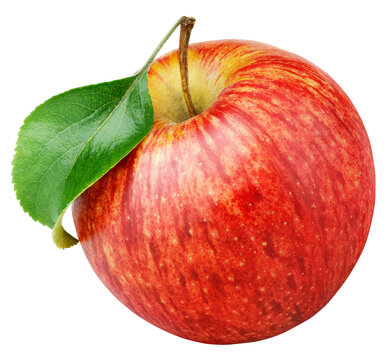
#> input picture Dataset Project/Apple/Fresh/apple_fresh_001.jpg (1).jpg, 390 x 360 px, found by its file name; its folder holds only this picture in this run
$ jupyter execute --allow-errors 'UTSPengolahanCitra (2).ipynb'
#> lines starting #> are read from the running program, lines starting #| are printed output that depends on the picture; after the words box and inside, x2 and y2 are one past the last pixel; in counts of white or black regions, pixels touching at a corner belong together
[cell 1]
from google.colab import drive
drive.mount('/content/drive')

# PIPELINE JURNAL

[cell 2]
#@title Import Library
import cv2
import numpy as np
import os
from google.colab.patches import cv2_imshow

[cell 3]
#@title Fungsi Load & Validasi Citra
def load_image(image_path):
    img = cv2.imread(image_path)
    if img is None:
        print("Gambar tidak ditemukan / bukan gambar")
    return img

[cell 4]
#@title Preprocessing (BGR → HSV)
def convert_to_hsv(img):
    hsv = cv2.cvtColor(img, cv2.COLOR_BGR2HSV)
    return hsv

[cell 5]
#@title Segmentasi Warna (Masking)
def masking_hsv(hsv):
    mask_green = cv2.inRange(hsv, np.array([35, 40, 40]), np.array([85, 255, 255]))
    mask_yellow = cv2.inRange(hsv, np.array([20, 40, 40]), np.array([34, 255, 255]))
    mask_red = cv2.inRange(hsv, np.array([0, 40, 40]), np.array([10, 255, 255])) + \
               cv2.inRange(hsv, np.array([160, 40, 40]), np.array([180, 255, 255]))

    return mask_green, mask_yellow, mask_red

[cell 6]
#@title Ekstraksi Fitur (Hitung Piksel)
def hitung_piksel(mask_green, mask_yellow, mask_red):
    count_g = np.sum(mask_green == 255)
    count_y = np.sum(mask_yellow == 255)
    count_r = np.sum(mask_red == 255)
    total = count_g + count_y + count_r

    return count_g, count_y, count_r, total

[cell 7]
#@title Hitung Persentase
def hitung_persentase(count_g, count_y, count_r, total):
    per_g = count_g / total if total > 0 else 0
    per_y = count_y / total if total > 0 else 0
    per_r = count_r / total if total > 0 else 0

    return per_g, per_y, per_r

[cell 8]
#@title Klasifikasi
def klasifikasi(per_g, per_y, per_r):
    if per_g > 0.5:
        return "Belum Matang"
    elif per_y > 0.6:
        return "Setengah Matang"
    else:
        return "Matang"

[cell 9]
#@title Pipeline Satu Gambar
def proses_satu_gambar(image_path):
    img = load_image(image_path)
    if img is None:
        return None, None

    hsv = convert_to_hsv(img)
    mask_g, mask_y, mask_r = masking_hsv(hsv)
    count_g, count_y, count_r, total = hitung_piksel(mask_g, mask_y, mask_r)
    per_g, per_y, per_r = hitung_persentase(count_g, count_y, count_r, total)
    hasil = klasifikasi(per_g, per_y, per_r)

    return hasil, img

[cell 10]
#@title Proses Seluruh Dataset
def proses_dataset(base_path):
    kategori_folder = ['Fresh', 'Rotten']
    statistik = {'total': 0, 'benar': 0}

    print(f"{'File':<30} | {'Aktual':<10} | {'Prediksi':<15} | {'Status'}")
    print("-" * 70)

    for kat in kategori_folder:
        folder_path = os.path.join(base_path, kat)
        if not os.path.exists(folder_path):
            continue

        for file_name in os.listdir(folder_path):
            full_path = os.path.join(folder_path, file_name)

            if os.path.isfile(full_path):
                hasil = proses_satu_gambar(full_path)
#> in load_image, img is the input picture: shape (360, 390, 3); mean B, G, R 142.6, 164.6, 222
#> in masking_hsv, `mask_green = cv2.inRange(hsv, np.array([35, 40, 40]), np.array([85, 25..`:
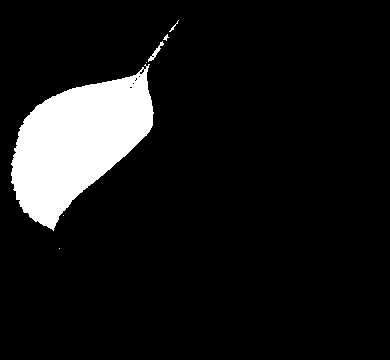
#> mask_green: shape (360, 390); 9.5% white; 7 white regions (4 under 20 px), largest, box (x1, y1, x2, y2) and area: (11, 64, 154, 231) 13279, (148, 41, 164, 62) 81, (169, 20, 179, 32) 22
#> in masking_hsv, `mask_yellow = cv2.inRange(hsv, np.array([20, 40, 40]), np.array([34, 2..`:
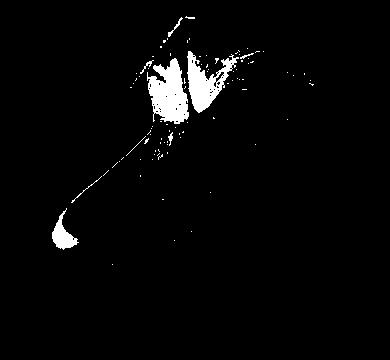
#> mask_yellow: shape (360, 390); 2.9% white; 94 white regions (85 under 20 px), largest, box (x1, y1, x2, y2) and area: (147, 58, 189, 124) 1767, (187, 51, 239, 113) 1350, (52, 208, 79, 250) 459
#> in masking_hsv, `mask_red = cv2.inRange(hsv, np.array([0, 40, 40]), np.array([10, 255, ..`:
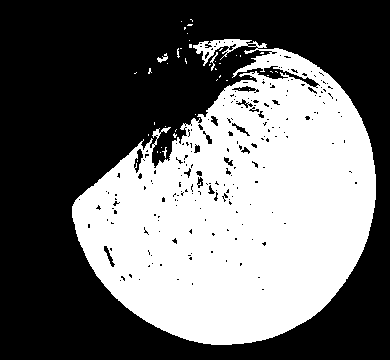
#> mask_red: shape (360, 390); 42.1% white; 43 white regions (39 under 20 px), largest, box (x1, y1, x2, y2) and area: (72, 39, 376, 345) 58844, (157, 53, 168, 63) 47, (210, 52, 218, 71) 40, (162, 147, 167, 158) 21
#> in hitung_piksel, `count_g = np.sum(mask_green == 255)`: count_g = 13404
#> in hitung_piksel, `count_y = np.sum(mask_yellow == 255)`: count_y = 4021
#> in hitung_piksel, `count_r = np.sum(mask_red == 255)`: count_r = 59100
#> in hitung_piksel, `total = count_g + count_y + count_r`: total = 76525
#> in proses_satu_gambar, `count_g, count_y, count_r, total = hitung_piksel(mask_g, mask_y, mask_r)`: count_g = 13404; count_y = 4021; count_r = 59100; total = 76525
#> in hitung_persentase, `per_g = count_g / total if total > 0 else 0`: per_g = 0.175
#> in hitung_persentase, `per_y = count_y / total if total > 0 else 0`: per_y = 0.0525
#> in hitung_persentase, `per_r = count_r / total if total > 0 else 0`: per_r = 0.772
#> in proses_satu_gambar, `per_g, per_y, per_r = hitung_persentase(count_g, count_y, count_r, tot..`: per_g = 0.175; per_y = 0.0525; per_r = 0.772
#> in proses_satu_gambar, `hasil = klasifikasi(per_g, per_y, per_r)`: hasil = 'Matang'

                if hasil is not None:
                    prediksi, _ = hasil
#> prediksi = 'Matang'

                    aktual = "Matang" if kat == "Fresh" else "Busuk/Belum Matang"
                    is_correct = "Lolos" if prediksi == "Matang" and kat == "Fresh" else "Gagal"
#> is_correct = 'Lolos'

                    if is_correct == "Lolos":
                        statistik['benar'] += 1

                    statistik['total'] += 1

                    print(f"{file_name[:30]:<30} | {kat:<10} | {prediksi:<15} | {is_correct}")
#| apple_fresh_001.jpg (1).jpg    | Fresh      | Matang          | Lolos

    akurasi = (statistik['benar'] / statistik['total']) * 100 if statistik['total'] > 0 else 0

    print("-" * 70)
    print(f"Total Data : {statistik['total']}")
    print(f"Benar      : {statistik['benar']}")
    print(f"Akurasi    : {akurasi:.2f}%")

[cell 11]
dataset_root = '/content/drive/MyDrive/Apple/'
proses_dataset(dataset_root)

[cell 12]
#@title pipeline full
import cv2
import numpy as np
import os
from google.colab.patches import cv2_imshow

def identifikasi_tunggal(image_path):
    """Fungsi inti untuk memproses satu gambar (Metode HSV Masking)"""
    img = cv2.imread(image_path)
    # Jika cv2.imread gagal membaca file (bukan gambar), ia akan mengembalikan None
    if img is None: return None, None

    # 2. Preprocessing & Transformasi
    hsv = cv2.cvtColor(img, cv2.COLOR_BGR2HSV)

    # 3. Segmentasi (Masking)
    mask_green = cv2.inRange(hsv, np.array([35, 40, 40]), np.array([85, 255, 255]))
    mask_yellow = cv2.inRange(hsv, np.array([20, 40, 40]), np.array([34, 255, 255]))
    mask_red = cv2.inRange(hsv, np.array([0, 40, 40]), np.array([10, 255, 255])) + \
               cv2.inRange(hsv, np.array([160, 40, 40]), np.array([180, 255, 255]))

    # 4. Ekstraksi Fitur (Hitung Piksel)
    count_g = np.sum(mask_green == 255)
    count_y = np.sum(mask_yellow == 255)
    count_r = np.sum(mask_red == 255)
    total_pixel = count_g + count_y + count_r

    # 5. Hitung Persentase
    per_g = count_g / total_pixel if total_pixel > 0 else 0
    per_y = count_y / total_pixel if total_pixel > 0 else 0
    per_r = count_r / total_pixel if total_pixel > 0 else 0

    # 6. Klasifikasi
    if per_g > 0.5:
        return "Belum Matang", img
    elif per_y > 0.6:
        return "Setengah Matang" , img
    else:
        return "Matang", img

# --- BAGIAN BARU: PEMROSESAN BANYAK DATASET ---

def proses_seluruh_dataset(base_path):
    # Struktur folder diharapkan: /Apple/Fresh/ dan /Apple/Rotten/
    kategori_folder = ['Fresh', 'Rotten']
    statistik = {'total': 0, 'benar': 0}
    total_files_in_folders = 0
    processed_files_count = 0

    print(f"{'File':<30} | {'Aktual':<10} | {'Prediksi':<15} | {'Status'}")
    print("-" * 70)

    for kat in kategori_folder:
        folder_path = os.path.join(base_path, kat)
        if not os.path.exists(folder_path): continue

        files_in_current_folder = os.listdir(folder_path)
        total_files_in_folders += len(files_in_current_folder)

        for file_name in files_in_current_folder:
            full_path = os.path.join(folder_path, file_name)

            # PERUBAHAN DI SINI:
            # Mengecek apakah path adalah file (bukan folder) tanpa filter ekstensi
            if os.path.isfile(full_path):
                # Jalankan deteksi
                hasil = identifikasi_tunggal(full_path)
#> in identifikasi_tunggal, `count_g = np.sum(mask_green == 255)`: count_g = 13404
#> in identifikasi_tunggal, `count_y = np.sum(mask_yellow == 255)`: count_y = 4021
#> in identifikasi_tunggal, `count_r = np.sum(mask_red == 255)`: count_r = 59100
#> in identifikasi_tunggal, `total_pixel = count_g + count_y + count_r`: total_pixel = 76525
#> in identifikasi_tunggal, `per_g = count_g / total_pixel if total_pixel > 0 else 0`: per_g = 0.175
#> in identifikasi_tunggal, `per_y = count_y / total_pixel if total_pixel > 0 else 0`: per_y = 0.0525
#> in identifikasi_tunggal, `per_r = count_r / total_pixel if total_pixel > 0 else 0`: per_r = 0.772

                # Cek jika file tersebut berhasil dibaca sebagai gambar
                if hasil is not None:
                    prediksi, _ = hasil
#> prediksi = 'Matang'
                    processed_files_count += 1

                    # Logika Validasi untuk Akurasi
                    aktual = "Matang" if kat == "Fresh" else "Busuk/Belum Matang"
                    is_correct = "Lolos" if prediksi == "Matang" and kat == "Fresh" else "Gagal"
#> is_correct = 'Lolos'

                    if is_correct == "Lolos": statistik['benar'] += 1
                    statistik['total'] += 1

                    print(f"{file_name[:30]:<30} | {kat:<10} | {prediksi:<15} | {is_correct}")
#| apple_fresh_001.jpg (1).jpg    | Fresh      | Matang          | Lolos

    # Output Statistik Akhir untuk Laporan
    akurasi = (statistik['benar'] / statistik['total']) * 100 if statistik['total'] > 0 else 0
    print("-" * 70)
    print(f"Total file yang Ditemukan: {total_files_in_folders}")
    print(f"Total file Gambar yang Diproses: {processed_files_count}")
    print(f"Total Data Diuji : {statistik['total']}")
    print(f"Total Benar      : {statistik['benar']}")
    print(f"Akurasi Sistem   : {akurasi:.2f}%")

# Jalankan Pipeline
dataset_root = '/content/drive/MyDrive/Apple/'
proses_seluruh_dataset(dataset_root)

# PIPELINE MODIFIKASI JURNAL

[cell 13]
import cv2
import numpy as np
import os
import matplotlib.pyplot as plt
from sklearn.model_selection import train_test_split

[cell 14]
#@title PREPROCESSING
# [8 lines left out: function tahap_1_preprocessing, not called in this run]

[cell 15]
#@title Ekstraksi Fitur (Segmentasi & Masking)
# [23 lines left out: function tahap_2_feature_extraction, not called in this run]

[cell 16]
#@title Split Data
def tahap_3_split_data(base_path):
    all_paths = []
    all_labels = []

    for kat in ['Fresh', 'Rotten']:
        folder = os.path.join(base_path, kat)
        if not os.path.exists(folder): continue
        for f in os.listdir(folder):
            full_path = os.path.join(folder, f)
            if os.path.isfile(full_path):
                all_paths.append(full_path)
                all_labels.append(kat)

    # Stratify menjamin rasio kelas tetap seimbang di data training & testing
    train_p, test_p, train_l, test_l = train_test_split(
        all_paths, all_labels, test_size=0.20, stratify=all_labels, random_state=42
    )

    print(f"\n--- Data Split Statistics ---")
    print(f"Total Data: {len(all_paths)}")
    print(f"Data Training (80%): {len(train_p)}")
    print(f"Data Testing  (20%): {len(test_p)}")
    print(f"-----------------------------")

    return test_p, test_l # Mengembalikan data testing untuk diuji

[cell 17]
#@title Klasifikasi
# [20 lines left out: function tahap_4_classification, not called in this run]

[cell 18]
#@title Output (Visualisasi & Statistik)
# [15 lines left out: function tampilkan_output, not called in this run]

[cell 19]
#@title Pipeline Utama
def run_pipeline(dataset_path):
    # Jalankan Split Data
    test_paths, test_labels = tahap_3_split_data(dataset_path)
    statistik = {'total': 0, 'benar': 0}

    print(f"{'File':<30} | {'Aktual':<10} | {'Prediksi':<15} | {'Status'}")
    print("-" * 75)

    for path, aktual in zip(test_paths, test_labels):
        # Jalankan Preprocessing
        img, hsv = tahap_1_preprocessing(path)
        if hsv is None: continue

        # Jalankan Feature Extraction
        fitur, mg, my, mr, mb = tahap_2_feature_extraction(hsv)

        # Jalankan Klasifikasi
        prediksi, kelayakan = tahap_4_classification(fitur)

        # Validasi Status
        if aktual == 'Fresh':
            status = "Lolos" if prediksi == "Matang" else "Gagal"
        else:
            status = "Lolos" if prediksi == "Rotten" else "Gagal"

        if status == "Lolos": statistik['benar'] += 1
        statistik['total'] += 1

        # Tampilkan Output
        print(f"{os.path.basename(path)[:30]:<30} | {aktual:<10} | {prediksi:<15} | {status}")
        info_output = (prediksi, kelayakan, os.path.basename(path), status)
        tampilkan_output(img, (mg, my, mr, mb), info_output)

    # Final Statistik
    akurasi = (statistik['benar'] / statistik['total']) * 100
    print(f"\n[HASIL AKHIR] Akurasi pada Data Testing (20%): {akurasi:.2f}%")

# Eksekusi
dataset_root = '/content/drive/MyDrive/Apple'
#> (the rest of this cell did not finish here and is left out)

[cell 20]
#@title pipeline full
import cv2
import numpy as np
import os
import matplotlib.pyplot as plt

# TAHAP 1: PREPROCESSING
def tahap_1_preprocessing(img_path):
    img = cv2.imread(img_path)
    if img is None:
        return None, None

    img_resized = cv2.resize(img, (400, 400))
    hsv_img = cv2.cvtColor(img_resized, cv2.COLOR_BGR2HSV)
    return img_resized, hsv_img


# TAHAP 2: FEATURE EXTRACTION + MASK
def tahap_2_feature_extraction(hsv_img):
    mask_g = cv2.inRange(hsv_img, np.array([35, 40, 40]), np.array([85, 255, 255]))
    mask_y = cv2.inRange(hsv_img, np.array([20, 40, 40]), np.array([34, 255, 255]))
    mask_r = cv2.inRange(hsv_img, np.array([0, 40, 40]), np.array([10, 255, 255])) + \
             cv2.inRange(hsv_img, np.array([160, 40, 40]), np.array([180, 255, 255]))
    mask_b = cv2.inRange(hsv_img, np.array([0, 0, 0]), np.array([30, 255, 100]))

    count_g = np.sum(mask_g == 255)
    count_y = np.sum(mask_y == 255)
    count_r = np.sum(mask_r == 255)
    count_b = np.sum(mask_b == 255)

    total = count_g + count_y + count_r + count_b + 1

    fitur = {
        'per_g': count_g / total,
        'per_y': count_y / total,
        'per_r': count_r / total,
        'per_b': count_b / total
    }

    return fitur, mask_g, mask_y, mask_r, mask_b


# TAHAP 3: CLASSIFICATION
def tahap_3_classification(fitur):
    if fitur['per_b'] > 0.05:
        return "Rotten"
    elif fitur['per_g'] > 0.5:
        return "Belum Matang"
    elif fitur['per_y'] > 0.6:
        return "Setengah Matang"
    else:
        return "Matang"


# TAHAP 4: KELAYAKAN
def kelayakan_konsumsi(label):
    if label == "Rotten":
        return "Tidak Layak Konsumsi"
    elif label == "Matang":
        return "Layak Konsumsi"
    else:
        return "Perlu Pemeriksaan"


# VISUALISASI MASK
def tampilkan_visualisasi(img, mask_g, mask_y, mask_r, mask_b, prediksi):
    fig, axes = plt.subplots(1, 5, figsize=(18,4))

    axes[0].imshow(cv2.cvtColor(img, cv2.COLOR_BGR2RGB))
    axes[0].set_title("Original")

    axes[1].imshow(mask_g, cmap='gray')
    axes[1].set_title("Mask Hijau")

    axes[2].imshow(mask_y, cmap='gray')
    axes[2].set_title("Mask Kuning")

    axes[3].imshow(mask_r, cmap='gray')
    axes[3].set_title("Mask Merah")

    axes[4].imshow(mask_b, cmap='gray')
    axes[4].set_title("Mask Busuk")

    for ax in axes:
        ax.axis('off')

    plt.suptitle(f"Hasil Deteksi: {prediksi}", fontsize=14)
    plt.show()


# PIPELINE UTAMA
def proses_dataset_modifikasi(base_path, tampilkan_gambar=True):
    kategori_folder = ['Fresh', 'Rotten']
    statistik = {'total': 0, 'benar': 0}

    print(f"{'File':<30} | {'Aktual':<10} | {'Prediksi':<15} | {'Kelayakan':<25} | {'Status'}")
    print("-" * 90)

    for kat in kategori_folder:
        folder_path = os.path.join(base_path, kat)
        if not os.path.exists(folder_path):
            continue

        for file_name in os.listdir(folder_path):
            full_path = os.path.join(folder_path, file_name)

            if os.path.isdir(full_path):
                continue

            img, hsv = tahap_1_preprocessing(full_path)
#> in tahap_1_preprocessing, `img_resized = cv2.resize(img, (400, 400))`:
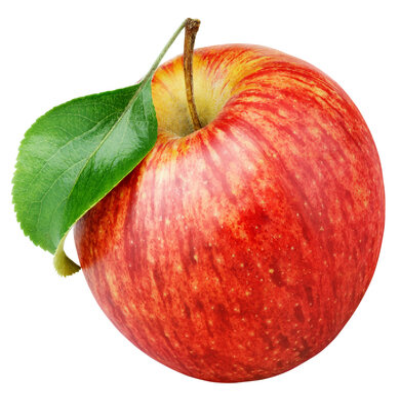
#> img_resized: shape (400, 400, 3); mean B, G, R 142.5, 164.5, 221.9
            if hsv is None:
                continue

            fitur, mask_g, mask_y, mask_r, mask_b = tahap_2_feature_extraction(hsv)
#> in tahap_2_feature_extraction, `mask_g = cv2.inRange(hsv_img, np.array([35, 40, 40]), np.array([85, 25..`:
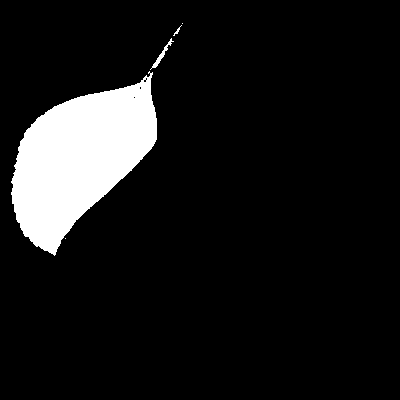
#> mask_g: shape (400, 400); 9.6% white; 5 white regions (2 under 20 px), largest, box (x1, y1, x2, y2) and area: (11, 71, 157, 256) 15165, (150, 38, 174, 70) 121, (173, 25, 182, 36) 23
#> in tahap_2_feature_extraction, `mask_y = cv2.inRange(hsv_img, np.array([20, 40, 40]), np.array([34, 25..`:
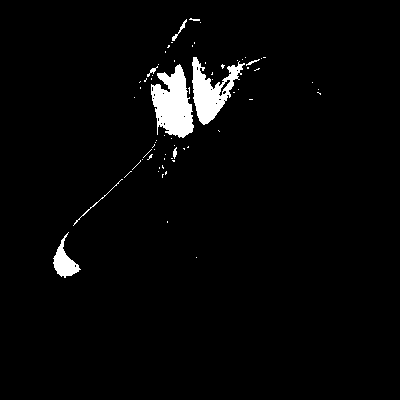
#> mask_y: shape (400, 400); 2.8% white; 67 white regions (58 under 20 px), largest, box (x1, y1, x2, y2) and area: (151, 64, 194, 138) 2032, (192, 57, 245, 125) 1549, (53, 232, 81, 278) 524
#> (the rest of the program and of its run is left out)
